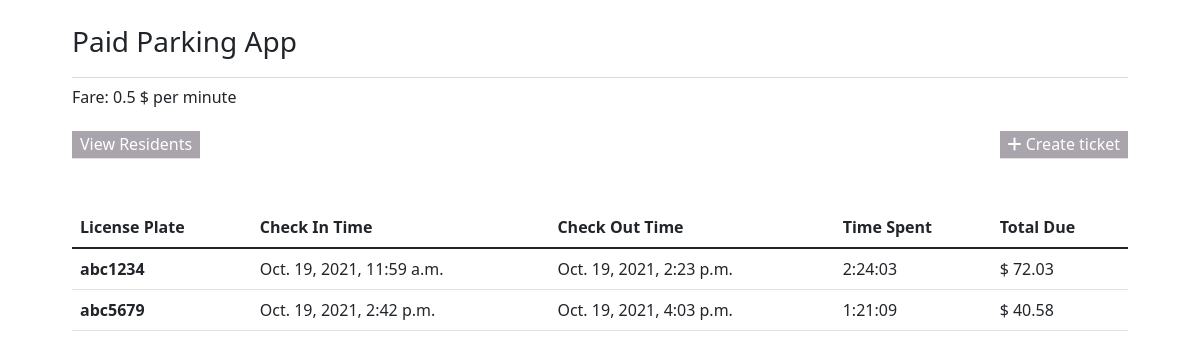
Before: / with the older database file.
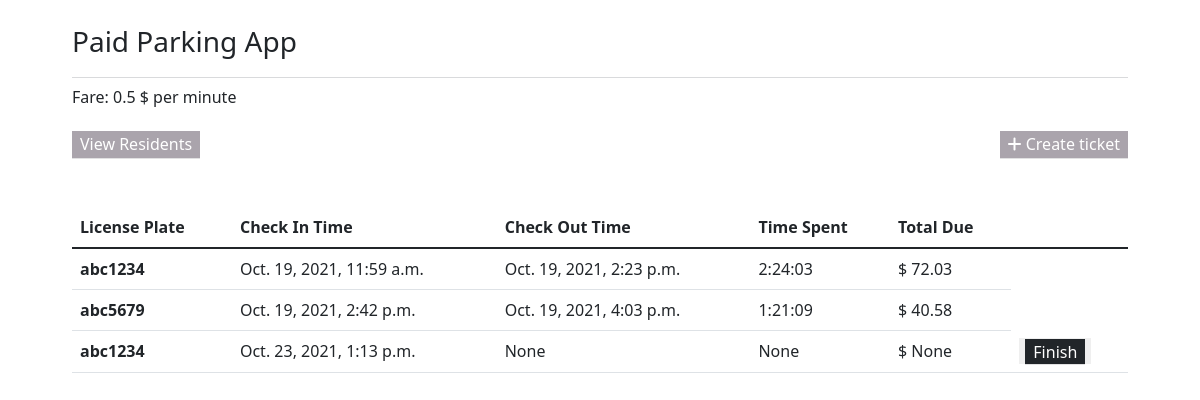
After: the same page with the newer database file.
### database/models.py (models this page shows, shortened)
class Parking_Ticket(models.Model):
    license_plate = models.CharField(verbose_name='License Plate',max_length=50)
    checkin_time  = models.DateTimeField(verbose_name='Check In Time',)
    checkout_time = models.DateTimeField(verbose_name='Check Out Time',null=True,blank=True)
    time_spent    = models.CharField(verbose_name='Time Spent',null=True,blank=True,max_length=50)
    total_due     = models.DecimalField(verbose_name='Total Due',decimal_places=2,max_digits=6,null=True,blank=True, )

### main/views.py (the view)
# urls.py: path('',views.TicketsList.as_view(),name='ticketslist'),
class TicketsList(list.ListView):
    model         = Parking_Ticket
    template_name = 'tickets.html'
    today = datetime.now().date().day
    Last_Day_Month(today)

### main/templates/tickets.html (shortened to what this page needs)
{% extends 'base.html' %}
{% load static %}
{% block content %}
<div class="container-fluid">
  <div class="title">
    <h3>Paid Parking App</h3>
  </div>
  <h6>Fare: 0.5 $ per minute</h6>
  <div style="justify-content: space-between; display: flex;">
    <a href="{% url 'cars_list' %}">View Residents</a>
    <a href="{% url 'ticket_create' %}"><i class="fas fa-plus"></i> Create ticket</a>
  </div>
  <table class="table">
    <thead>
      <tr>
        <th scope="col">License Plate</th>
        <th scope="col">Check In Time</th>
        <th scope="col">Check Out Time</th>
        <th scope="col">Time Spent</th>
        <th scope="col">Total Due</th>
      </tr>
    </thead>
    <tbody>
      {% for ticket in object_list %}
      <tr>
        <th scope="row">{{ticket.license_plate}}</th>
        <td>{{ticket.checkin_time}}</td>
        <td>{{ticket.checkout_time}}</td>
        <td>{{ticket.time_spent}}</td>
        <td>$ {{ticket.total_due}}</td>
        {% if ticket.checkout_time == None  %}
          <td><button><a href="{% url 'ticket_out' ticket.id %}">Finish</a></button></td>
        {% endif %}
      </tr>
    {% endfor %}
    </tbody>
  </table>
</div>
{% endblock %}

### main/templates/base.html (shortened to what this page needs)
<!DOCTYPE html>
<html lang="en">
<head>
    {% load static  %}
    <link href="https://cdn.jsdelivr.net/npm/bootstrap@5.1.3/dist/css/bootstrap.min.css" rel="stylesheet">
</head>
<body>
    {% block content %}
    {% endblock %}
</body>
</html>

### main/templates/tickets.html (style rules this page uses)
.container-fluid { width: 90%; margin: auto; }
.container-fluid .title { border-bottom: 1px solid #d9dadc; padding: 25px 0 10px; margin-bottom: 10px; }
a { background: #AAA4AC; margin: 1rem 0; padding: .1rem .5rem; text-decoration: none; color: white; border-bottom: 1px solid #e1e1e2; }
table { margin: 2rem 0; }
button { border: none; }
button a { background: #212529; color: white; }

Changed rows visible on the page:
added Parking_Ticket: license_plate "abc1234", checkin_time "Oct. 23, 2021, 1:13 p.m.", checkout_time "None", time_spent "None", total_due "None", shows "Finish"
